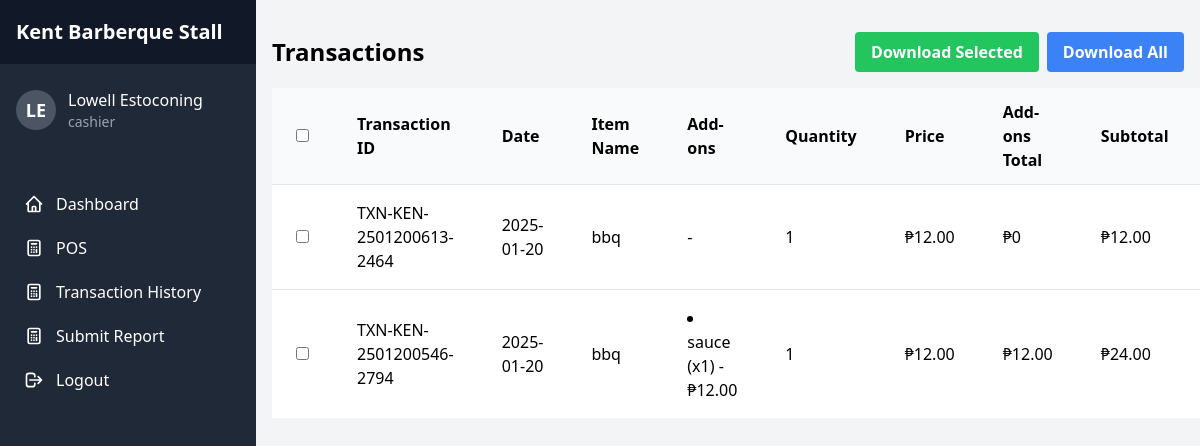
The page /employee/transactions/ (signed in) on the database as committed earlier.
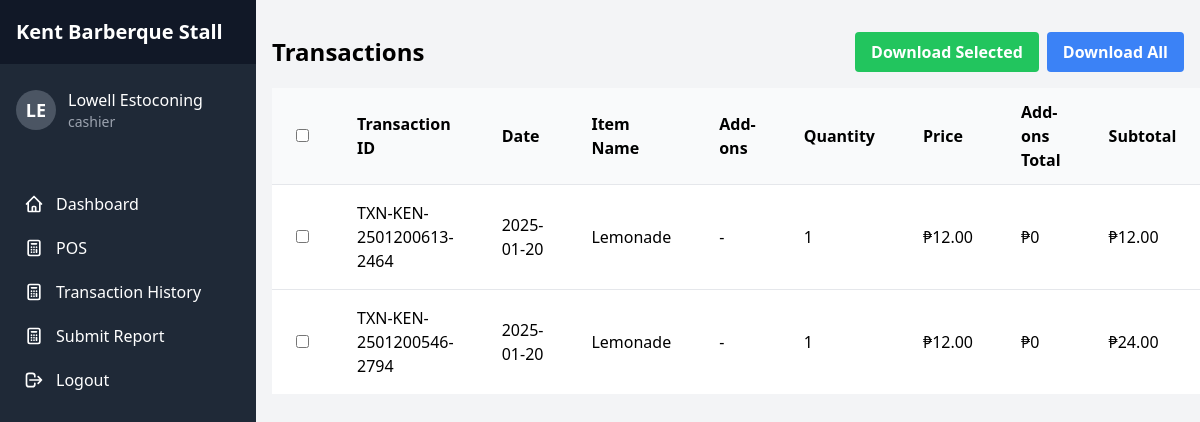
The same page on the database as committed later.
### TriadApp/models.py (models this page shows, shortened)
class TransactionItem(models.Model):
    transaction = models.ForeignKey(Transaction, on_delete=models.CASCADE, related_name='items')
    item = models.ForeignKey('Item', on_delete=models.CASCADE)
    quantity = models.PositiveIntegerField()
    unit_price = models.DecimalField(max_digits=10, decimal_places=2)
    subtotal = models.DecimalField(max_digits=10, decimal_places=2)

class Transaction(models.Model):
    PAYMENT_CHOICES = [
        ('cash', 'Cash'),
        ('gcash', 'GCash'),
        ('maya', 'Maya')
    ]
    transaction_id = models.CharField(max_length=50, unique=True)
    stall = models.ForeignKey('Stall', on_delete=models.CASCADE)
    employee = models.ForeignKey('Employee', on_delete=models.CASCADE)
    payment_method = models.CharField(max_length=20, choices=PAYMENT_CHOICES, default='cash')
    total_amount = models.DecimalField(max_digits=10, decimal_places=2)
    date = models.DateField(default=timezone.now)
    created_at = models.DateTimeField(auto_now_add=True)
    class Meta:
        ordering = ['-date', '-created_at']

class Item(models.Model):
    item_id = models.CharField(max_length=50)
    stall = models.ForeignKey('Stall', on_delete=models.CASCADE, related_name='items')
    name = models.CharField(max_length=255)
    picture = models.ImageField(upload_to='item_images/')
    category = models.ForeignKey('Category', on_delete=models.PROTECT, related_name='items')
    size = models.CharField(max_length=50, blank=True, null=True)
    measurement = models.CharField(max_length=50, blank=True, null=True)
    price = models.DecimalField(max_digits=10, decimal_places=2)
    quantity = models.PositiveIntegerField(default=0)
    expiration_date = models.DateTimeField(null=True, blank=True)
    is_available = models.BooleanField(default=True)
    created_at = models.DateTimeField(auto_now_add=True)
    updated_at = models.DateTimeField(auto_now=True)
    supplies = models.ManyToManyField('Supply', through='ItemSupply')
    class Meta:
        ordering = ['name']
        unique_together = ['stall', 'name', 'size']

class TransactionItemAddOn(models.Model):
    transaction_item = models.ForeignKey(TransactionItem, on_delete=models.CASCADE, related_name='add_ons')
    add_on = models.ForeignKey('ItemAddOn', on_delete=models.CASCADE)
    quantity = models.PositiveIntegerField()
    unit_price = models.DecimalField(max_digits=10, decimal_places=2)
    subtotal = models.DecimalField(max_digits=10, decimal_places=2)

class ItemAddOn(models.Model):
    item = models.ForeignKey(Item, on_delete=models.CASCADE, related_name='add_ons')
    name = models.CharField(max_length=255)
    price = models.DecimalField(max_digits=10, decimal_places=2)
    created_at = models.DateTimeField(default=timezone.now)
    updated_at = models.DateTimeField(auto_now=True)
    class Meta:
        ordering = ['name']

### TriadApp/employee.py (the view)
@employee_login_required
def transaction_history(request):
    employee = Employee.objects.get(id=request.session.get('employee_id'))
    transaction_items = TransactionItem.objects.filter(
        transaction__stall=employee.stall
    ).select_related(
        'transaction',
        'item'
    ).prefetch_related(
        'add_ons',
        'add_ons__add_on'
    ).order_by('-transaction__date', '-transaction__created_at')
    for item in transaction_items:
        item.addons_total = sum(addon.subtotal for addon in item.add_ons.all())
    context = {
        'transaction_items': transaction_items,
        'employee': employee,
        'stall': employee.stall,
    }
    return render(request, 'TriadApp/employee/transaction.html', context)

### TriadApp/templates/TriadApp/employee/transaction.html (shortened to what this page needs)
{% extends 'TriadApp/employee/employee.html' %}
{% load static %}
{% block content %}
<div class="container mx-auto px-4 py-8">
    <div class="mb-4 flex justify-between items-center">
        <h1 class="text-2xl font-bold">Transactions</h1>
        <div class="flex gap-2">
            <button onclick="downloadSelected()"
                    class="bg-green-500 hover:bg-green-700 text-white font-bold py-2 px-4 rounded">
                Download Selected
            </button>
            <button onclick="downloadAll()"
                    class="bg-blue-500 hover:bg-blue-700 text-white font-bold py-2 px-4 rounded">
                Download All
            </button>
        </div>
    </div>
    <form id="transactionForm" method="POST" action="{% url 'download_transactions' %}">
        <table class="min-w-full divide-y divide-gray-200">
            <thead class="bg-gray-50">
                <tr>
                    <th class="px-6 py-3 text-left">
                        <input type="checkbox" id="selectAll" class="rounded">
                    </th>
                    <th class="px-6 py-3 text-left">Transaction ID</th>
                    <th class="px-6 py-3 text-left">Date</th>
                    <th class="px-6 py-3 text-left">Item Name</th>
                    <th class="px-6 py-3 text-left">Add-ons</th>
                    <th class="px-6 py-3 text-left">Quantity</th>
                    <th class="px-6 py-3 text-left">Price</th>
                    <th class="px-6 py-3 text-left">Add-ons Total</th>
                    <th class="px-6 py-3 text-left">Subtotal</th>
                    <th class="px-6 py-3 text-left">Actions</th>
                </tr>
            </thead>
            <tbody class="bg-white divide-y divide-gray-200">
                {% for item in transaction_items %}
                <tr>
                    <td class="px-6 py-4">
                        <input type="checkbox" name="transaction_ids[]"
                               value="{{ item.transaction.id }}" class="transaction-checkbox rounded">
                    </td>
                    <td class="px-6 py-4">{{ item.transaction.transaction_id }}</td>
                    <td class="px-6 py-4">{{ item.transaction.date|date:"Y-m-d" }}</td>
                    <td class="px-6 py-4">{{ item.item.name }}</td>
                    <td class="px-6 py-4">
                        {% if item.add_ons.all %}
                            <ul class="list-disc list-inside">
                            {% for addon in item.add_ons.all %}
                                <li>{{ addon.add_on.name }} (x{{ addon.quantity }}) - ₱{{ addon.subtotal }}</li>
                            {% endfor %}
                            </ul>
                        {% else %}
                            -
                        {% endif %}
                    </td>
                    <td class="px-6 py-4">{{ item.quantity }}</td>
                    <td class="px-6 py-4">₱{{ item.unit_price }}</td>
                    <td class="px-6 py-4">
                        {% if item.add_ons.all %}
                            ₱{{ item.addons_total }}
                        {% else %}
                            ₱0
                        {% endif %}
                    </td>
                    <td class="px-6 py-4">₱{{ item.transaction.total_amount }}</td>
                    <td class="px-6 py-4">
                    </td>
                </tr>
                {% empty %}
                <tr>
                    <td colspan="10" class="px-6 py-4 text-center text-gray-500">
                        No transactions found
                    </td>
                </tr>
                {% endfor %}
            </tbody>
        </table>
    </form>
</div>
{% endblock %}

Rows that differ between the two databases and show on the page:
removed TransactionItemAddOn: add_on.name "sauce", quantity "1", subtotal "12.00", shown under TransactionItem "TXN-KEN-2501200546-2794"
changed through a linked row, TransactionItem "TXN-KEN-2501200613-2464": item.name "bbq" → "Lemonade"
changed through a linked row, TransactionItem "TXN-KEN-2501200546-2794": item.name "bbq" → "Lemonade"; addons_total "12.00" → (not shown); text "₱" → "- ₱0"
